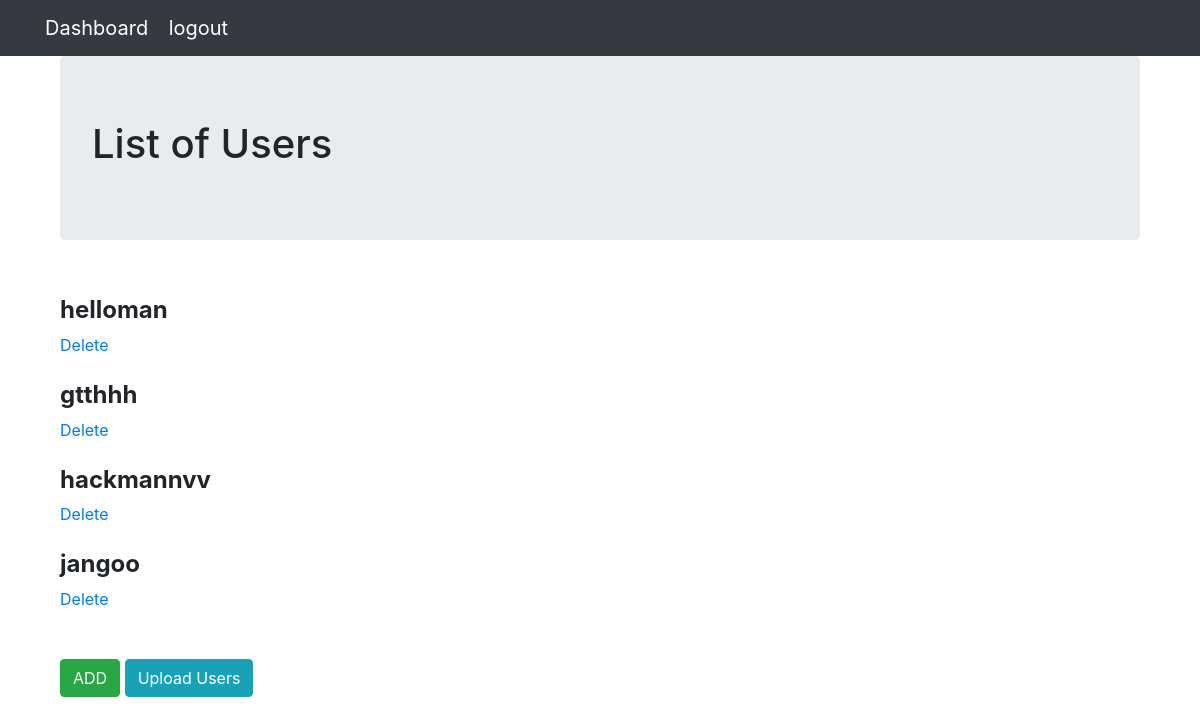
The page /first_app/users/7 (signed in) on the database its author committed.
### first_app/models.py (models this page shows, shortened)
class UserProfileInfo(models.Model):
    REQUIRED_FIELDS = ('CustomUser',)
    user = models.OneToOneField(CustomUser, unique=True, on_delete=models.CASCADE,blank=True, null=True)
    entity = models.ForeignKey(Entity,on_delete=models.CASCADE,blank=True, null=True)
    name = models.CharField(max_length = 264,blank=True, null=True)
    email = models.EmailField(('email address'), unique=True,null=True)

### first_app/views.py (the view)
# urls.py: path('users/<int:pk>', views.users, name='users'),
@login_required
def users(request,pk):
    if request.method == "GET":
        user_list = UserProfileInfo.objects.filter(entity=pk)
        entity_list = Entity.objects.get(id=pk)
        return render(request,'first_app/userlist.html',{'users':user_list,'entity':entity_list})

### templates/first_app/userlist.html
{% extends 'first_app/base.html' %}
{% block body_block %}
{% if user.is_authenticated %}
       <div class="container">
        <div class="jumbotron">
          <h1>List of Users </h1>
        </div>
        <div class="djangotwo">
            {% if users %}
             {% for acc in users %}
             <br>
             <div style="display: inline;">
               <h4><strong>{{acc.name}}</strong></h4> <a href="{% url 'deleteuser' pk=acc.pk %}">Delete</a>
             </div>
            <br>
             {% endfor %}
             {% else %}
             no data
            {% endif %}
            <br>
            <br>
            <a href="{% url 'adduser' pk=entity.id %}"><button class="btn btn-success" >ADD</button></a>
            <a href="{% url 'upload' pk=entity.id %}"><button type="button" class="btn btn-info">Upload Users</button></a>
      </div>
    </div>
{% else %}
<h1>Please login</h1>
{% endif %}
{% endblock %}

### templates/first_app/base.html (style rules this page uses)
a { display: inline; }

### rows shown on the page
UserProfileInfo: name "helloman"
UserProfileInfo: name "gtthhh"
UserProfileInfo: name "hackmannvv"
UserProfileInfo: name "jangoo"
